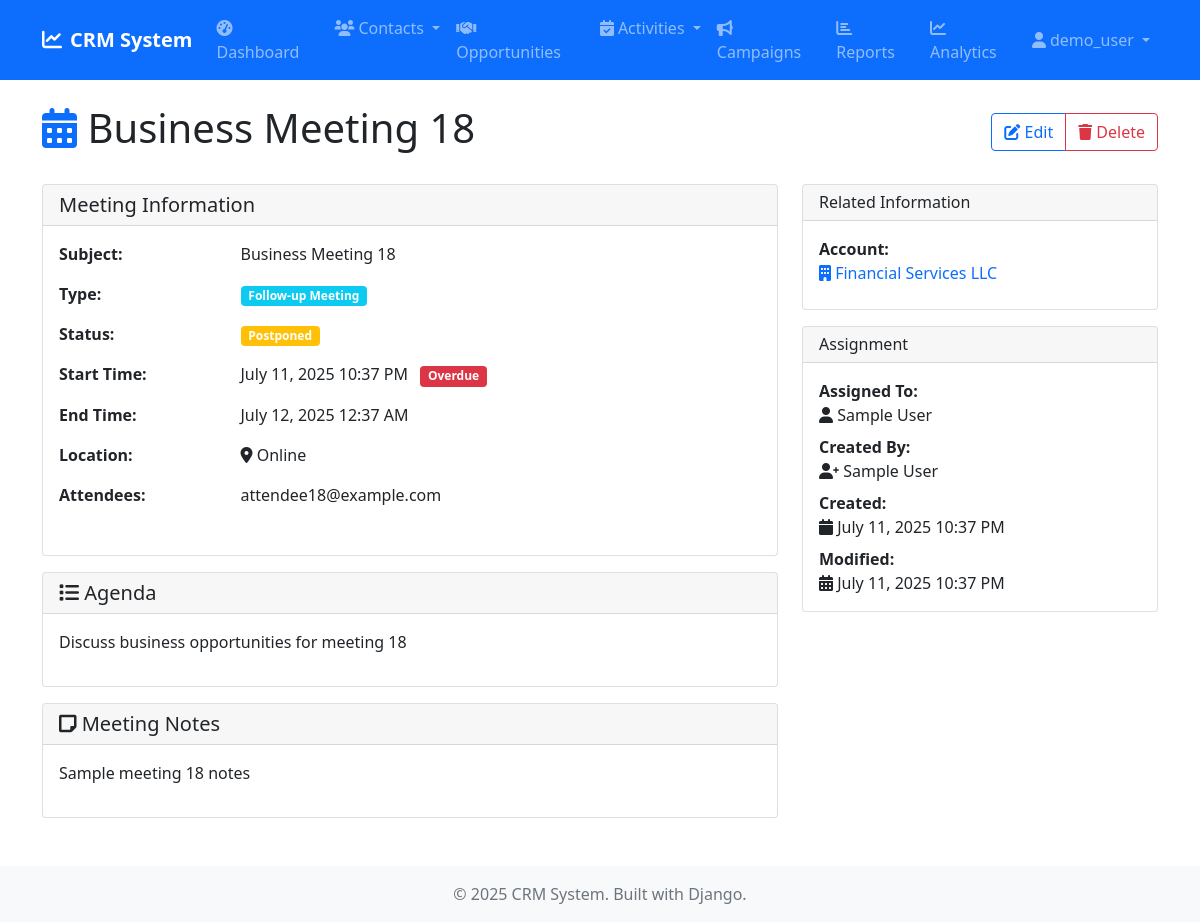
Screenshot of /tasks/meetings/21/ (signed in) with the database file from the repository.
### tasks/models.py (models this page shows, shortened)
class Meeting(models.Model):
    STATUS_CHOICES = [
        ('planned', 'Planned'),
        ('in_progress', 'In Progress'),
        ('completed', 'Completed'),
        ('cancelled', 'Cancelled'),
        ('postponed', 'Postponed'),
        ('no_show', 'No Show'),
    ]
    MEETING_TYPE_CHOICES = [
        ('sales_meeting', 'Sales Meeting'),
        ('demo', 'Product Demo'),
        ('follow_up', 'Follow-up Meeting'),
        ('negotiation', 'Negotiation'),
        ('kickoff', 'Project Kickoff'),
        ('review', 'Review Meeting'),
        ('training', 'Training'),
        ('other', 'Other'),
    ]
    subject = models.CharField(max_length=200)
    meeting_type = models.CharField(max_length=15, choices=MEETING_TYPE_CHOICES, default='sales_meeting')
    status = models.CharField(max_length=15, choices=STATUS_CHOICES, default='planned')
    location = models.CharField(max_length=200, blank=True, help_text="Meeting location or 'Online'")
    meeting_url = models.URLField(blank=True, help_text="Video conference URL")
    start_datetime = models.DateTimeField()
    end_datetime = models.DateTimeField()
    duration_minutes = models.PositiveIntegerField(null=True, blank=True, help_text="Planned duration in minutes")
    agenda = models.TextField(blank=True, help_text="Meeting agenda")
    meeting_notes = models.TextField(blank=True, help_text="Notes taken during/after the meeting")
    outcome = models.TextField(blank=True, help_text="Meeting outcome and next steps")
    primary_contact = models.ForeignKey('contacts.Contact', on_delete=models.CASCADE, null=True, blank=True, related_name='primary_meetings')
    attendees_notes = models.TextField(blank=True, help_text="List of attendees")
    related_account = models.ForeignKey('accounts.Account', on_delete=models.CASCADE, null=True, blank=True, related_name='meetings')
    related_contact = models.ForeignKey('contacts.Contact', on_delete=models.CASCADE, null=True, blank=True, related_name='meetings')
    related_lead = models.ForeignKey('leads.Lead', on_delete=models.CASCADE, null=True, blank=True, related_name='meetings')
    related_opportunity = models.ForeignKey('opportunities.Opportunity', on_delete=models.CASCADE, null=True, blank=True, related_name='meetings')
    assigned_to = models.ForeignKey(User, on_delete=models.CASCADE, related_name='assigned_meetings')
    created_by = models.ForeignKey(User, on_delete=models.SET_NULL, null=True, blank=True, related_name='created_meetings')
    created_at = models.DateTimeField(auto_now_add=True)
    updated_at = models.DateTimeField(auto_now=True)
    class Meta:
        ordering = ['-start_datetime']
    @property
    def is_completed(self):
        return self.status == 'completed'
    @property
    def is_overdue(self):
        return self.start_datetime < timezone.now() and not self.is_completed

### accounts/models.py (models this page shows, shortened)
class Account(models.Model):
    ACCOUNT_TYPES = [
        ('customer', 'Customer'),
        ('prospect', 'Prospect'),
        ('partner', 'Partner'),
        ('competitor', 'Competitor'),
        ('other', 'Other'),
    ]
    INDUSTRIES = [
        ('technology', 'Technology'),
        ('healthcare', 'Healthcare'),
        ('finance', 'Finance'),
        ('education', 'Education'),
        ('retail', 'Retail'),
        ('manufacturing', 'Manufacturing'),
        ('other', 'Other'),
    ]
    name = models.CharField(max_length=200)
    account_type = models.CharField(max_length=20, choices=ACCOUNT_TYPES, default='customer')
    industry = models.CharField(max_length=20, choices=INDUSTRIES, blank=True)
    website = models.URLField(blank=True)
    phone = models.CharField(max_length=20, blank=True)
    email = models.EmailField(blank=True)
    billing_street = models.TextField(blank=True)
    billing_city = models.CharField(max_length=100, blank=True)
    billing_state = models.CharField(max_length=100, blank=True)
    billing_postal_code = models.CharField(max_length=20, blank=True)
    billing_country = models.CharField(max_length=100, blank=True)
    shipping_street = models.TextField(blank=True)
    shipping_city = models.CharField(max_length=100, blank=True)
    shipping_state = models.CharField(max_length=100, blank=True)
    shipping_postal_code = models.CharField(max_length=20, blank=True)
    shipping_country = models.CharField(max_length=100, blank=True)
    annual_revenue = models.DecimalField(max_digits=15, decimal_places=2, null=True, blank=True)
    employees = models.IntegerField(null=True, blank=True)
    description = models.TextField(blank=True)
    assigned_to = models.ForeignKey(User, on_delete=models.SET_NULL, null=True, blank=True)
    created_by = models.ForeignKey(User, on_delete=models.SET_NULL, null=True, blank=True, related_name='created_accounts')
    created_at = models.DateTimeField(auto_now_add=True)
    updated_at = models.DateTimeField(auto_now=True)
    class Meta:
        ordering = ['name']
    def get_absolute_url(self):
        return reverse('accounts:detail', kwargs={'pk': self.pk})

### tasks/views.py (the view)
# urls.py: path('meetings/<int:pk>/', views.MeetingDetailView.as_view(), name='meeting_detail'),
class MeetingDetailView(LoginRequiredMixin, DetailView):
    model = Meeting
    template_name = 'tasks/meeting_detail.html'
    context_object_name = 'meeting'

### templates/tasks/meeting_detail.html (shortened to what this page needs)
{% extends 'base.html' %}
{% block content %}
<div class="d-flex justify-content-between align-items-center mb-4">
    <h1><i class="fas fa-calendar-alt text-primary"></i> {{ meeting.subject }}</h1>
    <div class="btn-group" role="group">
        <a href="{% url 'tasks:meeting_edit' meeting.pk %}" class="btn btn-outline-primary">
            <i class="fas fa-edit"></i> Edit
        </a>
        <a href="{% url 'tasks:meeting_delete' meeting.pk %}" class="btn btn-outline-danger">
            <i class="fas fa-trash"></i> Delete
        </a>
    </div>
</div>
<div class="row">
    <div class="col-md-8">
        <div class="card">
            <div class="card-header">
                <h5 class="card-title mb-0">Meeting Information</h5>
            </div>
            <div class="card-body">
                <div class="row mb-3">
                    <div class="col-sm-3">
                        <strong>Subject:</strong>
                    </div>
                    <div class="col-sm-9">
                        {{ meeting.subject }}
                    </div>
                </div>
                <div class="row mb-3">
                    <div class="col-sm-3">
                        <strong>Type:</strong>
                    </div>
                    <div class="col-sm-9">
                        <span class="badge bg-info">{{ meeting.get_meeting_type_display }}</span>
                    </div>
                </div>
                <div class="row mb-3">
                    <div class="col-sm-3">
                        <strong>Status:</strong>
                    </div>
                    <div class="col-sm-9">
                        <span class="badge
                            {% if meeting.status == 'completed' %}bg-success
                            {% elif meeting.status == 'in_progress' %}bg-warning
                            {% elif meeting.status == 'cancelled' %}bg-danger
                            {% elif meeting.status == 'postponed' %}bg-warning
                            {% elif meeting.status == 'no_show' %}bg-danger
                            {% else %}bg-secondary{% endif %}">
                            {{ meeting.get_status_display }}
                        </span>
                    </div>
                </div>
                <div class="row mb-3">
                    <div class="col-sm-3">
                        <strong>Start Time:</strong>
                    </div>
                    <div class="col-sm-9">
                        {{ meeting.start_datetime|date:"F d, Y g:i A" }}
                        {% if meeting.is_overdue %}
                            <span class="badge bg-danger ms-2">Overdue</span>
                        {% endif %}
                    </div>
                </div>
                <div class="row mb-3">
                    <div class="col-sm-3">
                        <strong>End Time:</strong>
                    </div>
                    <div class="col-sm-9">
                        {{ meeting.end_datetime|date:"F d, Y g:i A" }}
                    </div>
                </div>
                {% if meeting.location %}
                <div class="row mb-3">
                    <div class="col-sm-3">
                        <strong>Location:</strong>
                    </div>
                    <div class="col-sm-9">
                        <i class="fas fa-map-marker-alt"></i> {{ meeting.location }}
                    </div>
                </div>
                {% endif %}
                {% if meeting.attendees_notes %}
                <div class="row mb-3">
                    <div class="col-sm-3">
                        <strong>Attendees:</strong>
                    </div>
                    <div class="col-sm-9">
                        {{ meeting.attendees_notes|linebreaks }}
                    </div>
                </div>
                {% endif %}
            </div>
        </div>
        {% if meeting.agenda %}
        <div class="card mt-3">
            <div class="card-header">
                <h5 class="card-title mb-0"><i class="fas fa-list"></i> Agenda</h5>
            </div>
            <div class="card-body">
                {{ meeting.agenda|linebreaks }}
            </div>
        </div>
        {% endif %}
        {% if meeting.meeting_notes %}
        <div class="card mt-3">
            <div class="card-header">
                <h5 class="card-title mb-0"><i class="fas fa-sticky-note"></i> Meeting Notes</h5>
            </div>
            <div class="card-body">
                {{ meeting.meeting_notes|linebreaks }}
            </div>
        </div>
        {% endif %}
    </div>
    <div class="col-md-4">
        <div class="card mb-3">
            <div class="card-header">
                <h6 class="card-title mb-0">Related Information</h6>
            </div>
            <div class="card-body">
                {% if meeting.related_account %}
                <div class="mb-2">
                    <strong>Account:</strong><br>
                    <a href="{{ meeting.related_account.get_absolute_url }}" class="text-decoration-none">
                        <i class="fas fa-building"></i> {{ meeting.related_account.name }}
                    </a>
                </div>
                {% endif %}
            </div>
        </div>
        <div class="card">
            <div class="card-header">
                <h6 class="card-title mb-0">Assignment</h6>
            </div>
            <div class="card-body">
                <div class="mb-2">
                    <strong>Assigned To:</strong><br>
                    <i class="fas fa-user"></i> {{ meeting.assigned_to.get_full_name|default:meeting.assigned_to.username }}
                </div>
                {% if meeting.created_by %}
                <div class="mb-2">
                    <strong>Created By:</strong><br>
                    <i class="fas fa-user-plus"></i> {{ meeting.created_by.get_full_name|default:meeting.created_by.username }}
                </div>
                {% endif %}
                <div class="mb-2">
                    <strong>Created:</strong><br>
                    <i class="fas fa-calendar"></i> {{ meeting.created_at|date:"F d, Y g:i A" }}
                </div>
                <div>
                    <strong>Modified:</strong><br>
                    <i class="fas fa-calendar-alt"></i> {{ meeting.updated_at|date:"F d, Y g:i A" }}
                </div>
            </div>
        </div>
    </div>
</div>
{% endblock %}

### templates/base.html (shortened to what this page needs)
<!DOCTYPE html>
<html lang="en">
<head>
    <link href="https://cdn.jsdelivr.net/npm/bootstrap@5.1.3/dist/css/bootstrap.min.css" rel="stylesheet">
    <link href="https://cdnjs.cloudflare.com/ajax/libs/font-awesome/6.0.0/css/all.min.css" rel="stylesheet">
    {% load static %}
    <link href="{% static 'css/custom.css' %}" rel="stylesheet">
</head>
<body>
    <nav class="navbar navbar-expand-lg navbar-dark bg-primary">
        <div class="container">
            <a class="navbar-brand" href="{% url 'dashboard:home' %}">
                <i class="fas fa-chart-line me-2"></i>CRM System
            </a>
            {% if user.is_authenticated %}
            <div class="collapse navbar-collapse" id="navbarNav">
                <ul class="navbar-nav me-auto">
                    <li class="nav-item">
                        <a class="nav-link" href="{% url 'dashboard:home' %}">
                            <i class="fas fa-tachometer-alt me-1"></i>Dashboard
                        </a>
                    </li>
                    <li class="nav-item dropdown">
                        <a class="nav-link dropdown-toggle" href="#" role="button" data-bs-toggle="dropdown">
                            <i class="fas fa-users me-1"></i>Contacts
                        </a>
                    </li>
                    <li class="nav-item">
                        <a class="nav-link" href="{% url 'opportunities:list' %}">
                            <i class="fas fa-handshake me-1"></i>Opportunities
                        </a>
                    </li>
                    <li class="nav-item dropdown">
                        <a class="nav-link dropdown-toggle" href="#" role="button" data-bs-toggle="dropdown">
                            <i class="fas fa-calendar-check me-1"></i>Activities
                        </a>
                    </li>
                    <li class="nav-item">
                        <a class="nav-link" href="{% url 'campaigns:list' %}">
                            <i class="fas fa-bullhorn me-1"></i>Campaigns
                        </a>
                    </li>
                    <li class="nav-item">
                        <a class="nav-link" href="{% url 'dashboard:reports' %}">
                            <i class="fas fa-chart-bar me-1"></i>Reports
                        </a>
                    </li>
                    <li class="nav-item">
                        <a class="nav-link" href="{% url 'dashboard:analytics' %}">
                            <i class="fas fa-chart-line me-1"></i>Analytics
                        </a>
                    </li>
                </ul>
                <ul class="navbar-nav">
                    <li class="nav-item dropdown">
                        <a class="nav-link dropdown-toggle" href="#" role="button" data-bs-toggle="dropdown">
                            <i class="fas fa-user me-1"></i>{{ user.username }}
                        </a>
                    </li>
                </ul>
            </div>
            {% endif %}
        </div>
    </nav>
    <main class="container my-4">
        {% block content %}
        {% endblock %}
    </main>
    <footer class="bg-light text-center py-3 mt-5">
        <div class="container">
            <p class="text-muted mb-0">&copy; 2025 CRM System. Built with Django.</p>
        </div>
    </footer>
</body>
</html>

### static/css/custom.css (style rules this page uses)
.navbar-brand { font-weight: bold; }

### rows the page displays
Meeting: subject "Business Meeting 18", meeting_type "Follow-up Meeting", status "Postponed", start_datetime "July 11, 2025 10:37 PM", end_datetime "July 12, 2025 12:37 AM", location "Online", attendees_notes "attendee18@example.com", agenda "Discuss business opportunities for meeting 18", meeting_notes "Sample meeting 18 notes", related_account.name "Financial Services LLC", assigned_to.get_full_name "Sample User", created_by.get_full_name "Sample User", created_at "July 11, 2025 10:37 PM", updated_at "July 11, 2025 10:37 PM"

### other values shown
{{ user.username }} "demo_user"
